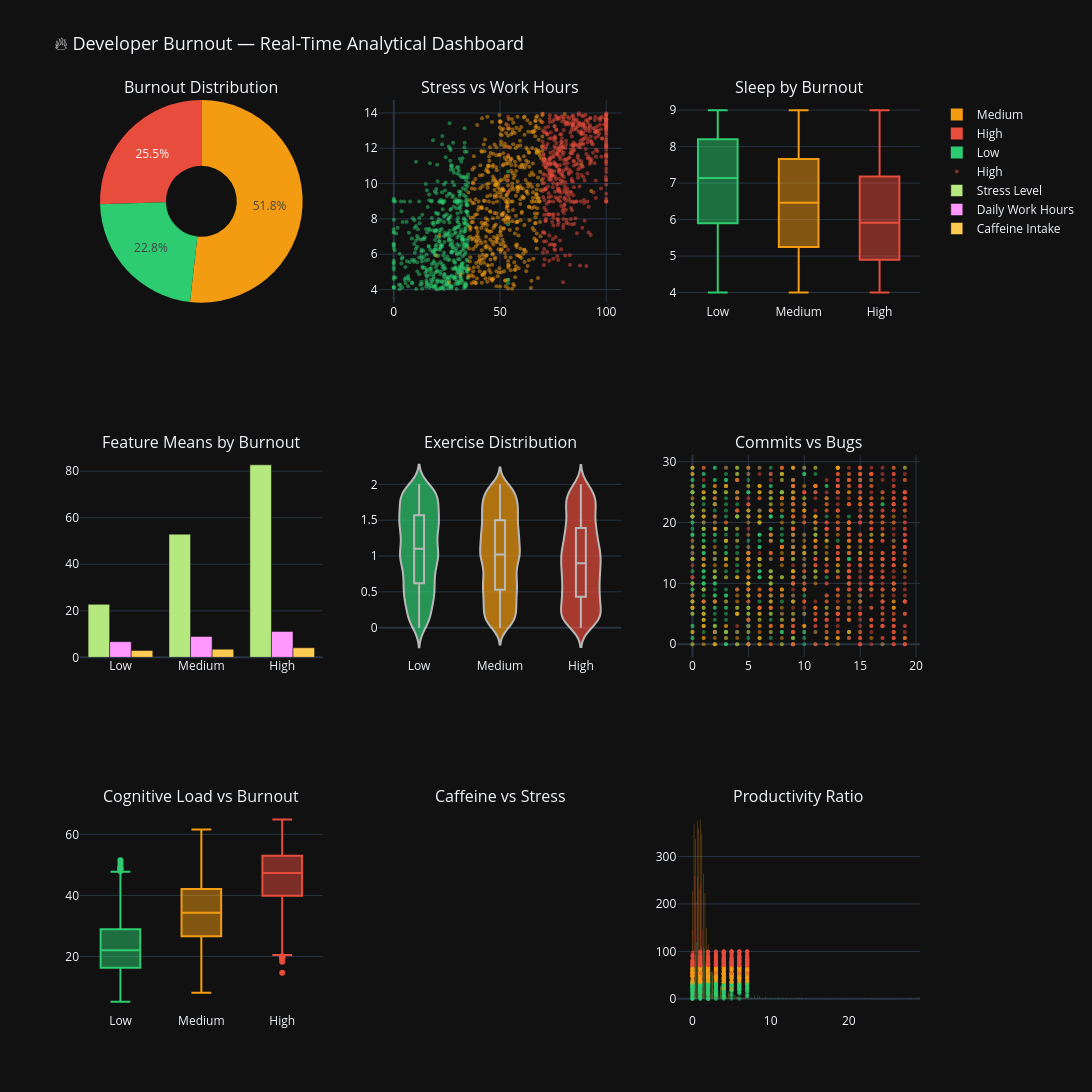

Source (notebook cell):
### Markdown cell above
## 7. Plotly Real-Time Analytical Dashboard

### Code cell
if PLOTLY_AVAILABLE:
    color_map = {'Low': '#2ecc71', 'Medium': '#f39c12', 'High': '#e74c3c'}
    counts = df['burnout_level'].value_counts().reindex(BURNOUT_ORDER)
    grp = df.groupby('burnout_level')[[
        'stress_level','daily_work_hours','sleep_hours',
        'exercise_hours','caffeine_intake'
    ]].mean().reindex(BURNOUT_ORDER)

    fig_dash = make_subplots(
        rows=3, cols=3,
        subplot_titles=[
            'Burnout Distribution', 'Stress vs Work Hours', 'Sleep by Burnout',
            'Feature Means by Burnout', 'Exercise Distribution', 'Commits vs Bugs',
            'Cognitive Load vs Burnout', 'Caffeine vs Stress', 'Productivity Ratio'
        ],
        specs=[
            [{'type':'pie'}, {'type':'scatter'}, {'type':'box'}],
            [{'type':'bar'},  {'type':'violin'},  {'type':'scatter'}],
            [{'type':'box'},  {'type':'scatter'}, {'type':'histogram'}]
        ]
    )

    fig_dash.add_trace(go.Pie(
        labels=BURNOUT_ORDER, values=counts.values,
        marker_colors=[color_map[l] for l in BURNOUT_ORDER],
        hole=0.35, name=''
    ), row=1, col=1)

    for level in BURNOUT_ORDER:
        sub = df[df['burnout_level'] == level].sample(min(500, len(df)), random_state=7)
        fig_dash.add_trace(go.Scatter(
            x=sub['stress_level'], y=sub['daily_work_hours'],
            mode='markers', name=level, marker=dict(color=color_map[level], size=4, opacity=0.5),
            showlegend=(level == 'High')
        ), row=1, col=2)

    for level in BURNOUT_ORDER:
        fig_dash.add_trace(go.Box(
            y=df[df['burnout_level'] == level]['sleep_hours'],
            name=level, marker_color=color_map[level], showlegend=False
        ), row=1, col=3)

    for metric in ['stress_level', 'daily_work_hours', 'caffeine_intake']:
        fig_dash.add_trace(go.Bar(
            x=BURNOUT_ORDER, y=grp[metric], name=metric.replace('_',' ').title()
        ), row=2, col=1)

    for level in BURNOUT_ORDER:
        fig_dash.add_trace(go.Violin(
            y=df[df['burnout_level'] == level]['exercise_hours'],
            name=level, fillcolor=color_map[level], line_color='white',
            opacity=0.7, showlegend=False, box_visible=True
        ), row=2, col=2)

    for level in BURNOUT_ORDER:
        sub = df[df['burnout_level'] == level].sample(min(500, len(df)), random_state=8)
        fig_dash.add_trace(go.Scatter(
            x=sub['bugs_per_day'], y=sub['commits_per_day'],
            mode='markers', name=level,
            marker=dict(color=color_map[level], size=4, opacity=0.5),
            showlegend=False
        ), row=2, col=3)

    for level in BURNOUT_ORDER:
        fig_dash.add_trace(go.Box(
            y=df[df['burnout_level'] == level]['cognitive_load'],
            name=level, marker_color=color_map[level], showlegend=False
        ), row=3, col=1)

    for level in BURNOUT_ORDER:
        sub = df[df['burnout_level'] == level].sample(min(400, len(df)), random_state=9)
        fig_dash.add_trace(go.Scatter(
            x=sub['caffeine_intake'], y=sub['stress_level'],
            mode='markers', name=level,
            marker=dict(color=color_map[level], size=4, opacity=0.5),
            showlegend=False
        ), row=3, col=3)

    for level in BURNOUT_ORDER:
        fig_dash.add_trace(go.Histogram(
            x=df[df['burnout_level'] == level]['productivity_ratio'],
            name=level, opacity=0.6,
            marker_color=color_map[level], showlegend=False
        ), row=3, col=3)

    fig_dash.update_layout(
        height=1100, width=1300,
        title_text='🔥 Developer Burnout — Real-Time Analytical Dashboard',
        title_font_size=18,
        template='plotly_dark',
        showlegend=True,
        barmode='group'
    )
    fig_dash.show()
    fig_dash.write_html('dashboard.html')
    print('Dashboard saved to: dashboard.html')
else:
    print('Plotly not available — install with: pip install plotly')

### Figure 1 — Plotly figure (JSON) as saved in the notebook; plotly's stock layout.template omitted (floating-point values rounded to 4 significant figures; data arrays with more than 128 entries replaced by an {"elided": "..."} marker saying what was removed)
{"data": [{"domain": {"x": [0, 0.2889], "y": [0.7778, 1]}, "hole": 0.35, "labels": ["Low", "Medium", "High"], "marker": {"colors": ["#2ecc71", "#f39c12", "#e74c3c"]}, "name": "", "type": "pie", "values": [1593, 3625, 1782]}, {"marker": {"color": "#2ecc71", "opacity": 0.5, "size": 4}, "mode": "markers", "name": "Low", "showlegend": false, "type": "scatter", "x": {"elided": "500 float values"}, "xaxis": "x", "y": {"elided": "500 float values"}, "yaxis": "y"}, {"marker": {"color": "#f39c12", "opacity": 0.5, "size": 4}, "mode": "markers", "name": "Medium", "showlegend": false, "type": "scatter", "x": {"elided": "500 float values"}, "xaxis": "x", "y": {"elided": "500 float values"}, "yaxis": "y"}, {"marker": {"color": "#e74c3c", "opacity": 0.5, "size": 4}, "mode": "markers", "name": "High", "showlegend": true, "type": "scatter", "x": {"elided": "500 float values"}, "xaxis": "x", "y": {"elided": "500 float values"}, "yaxis": "y"}, {"marker": {"color": "#2ecc71"}, "name": "Low", "showlegend": false, "type": "box", "xaxis": "x2", "y": {"elided": "1593 float values"}, "yaxis": "y2"}, {"marker": {"color": "#f39c12"}, "name": "Medium", "showlegend": false, "type": "box", "xaxis": "x2", "y": {"elided": "3625 float values"}, "yaxis": "y2"}, {"marker": {"color": "#e74c3c"}, "name": "High", "showlegend": false, "type": "box", "xaxis": "x2", "y": {"elided": "1782 float values"}, "yaxis": "y2"}, {"name": "Stress Level", "type": "bar", "x": ["Low", "Medium", "High"], "xaxis": "x3", "y": [22.77, 52.93, 82.75], "yaxis": "y3"}, {"name": "Daily Work Hours", "type": "bar", "x": ["Low", "Medium", "High"], "xaxis": "x3", "y": [6.742, 8.948, 11.13], "yaxis": "y3"}, {"name": "Caffeine Intake", "type": "bar", "x": ["Low", "Medium", "High"], "xaxis": "x3", "y": [2.965, 3.529, 4.116], "yaxis": "y3"}, {"box": {"visible": true}, "fillcolor": "#2ecc71", "line": {"color": "white"}, "name": "Low", "opacity": 0.7, "showlegend": false, "type": "violin", "xaxis": "x4", "y": {"elided": "1593 float values"}, "yaxis": "y4"}, {"box": {"visible": true}, "fillcolor": "#f39c12", "line": {"color": "white"}, "name": "Medium", "opacity": 0.7, "showlegend": false, "type": "violin", "xaxis": "x4", "y": {"elided": "3625 float values"}, "yaxis": "y4"}, {"box": {"visible": true}, "fillcolor": "#e74c3c", "line": {"color": "white"}, "name": "High", "opacity": 0.7, "showlegend": false, "type": "violin", "xaxis": "x4", "y": {"elided": "1782 float values"}, "yaxis": "y4"}, {"marker": {"color": "#2ecc71", "opacity": 0.5, "size": 4}, "mode": "markers", "name": "Low", "showlegend": false, "type": "scatter", "x": {"elided": "500 float values"}, "xaxis": "x5", "y": {"elided": "500 float values"}, "yaxis": "y5"}, {"marker": {"color": "#f39c12", "opacity": 0.5, "size": 4}, "mode": "markers", "name": "Medium", "showlegend": false, "type": "scatter", "x": {"elided": "500 float values"}, "xaxis": "x5", "y": {"elided": "500 float values"}, "yaxis": "y5"}, {"marker": {"color": "#e74c3c", "opacity": 0.5, "size": 4}, "mode": "markers", "name": "High", "showlegend": false, "type": "scatter", "x": {"elided": "500 float values"}, "xaxis": "x5", "y": {"elided": "500 float values"}, "yaxis": "y5"}, {"marker": {"color": "#2ecc71"}, "name": "Low", "showlegend": false, "type": "box", "xaxis": "x6", "y": {"elided": "1593 float values"}, "yaxis": "y6"}, {"marker": {"color": "#f39c12"}, "name": "Medium", "showlegend": false, "type": "box", "xaxis": "x6", "y": {"elided": "3625 float values"}, "yaxis": "y6"}, {"marker": {"color": "#e74c3c"}, "name": "High", "showlegend": false, "type": "box", "xaxis": "x6", "y": {"elided": "1782 float values"}, "yaxis": "y6"}, {"marker": {"color": "#2ecc71", "opacity": 0.5, "size": 4}, "mode": "markers", "name": "Low", "showlegend": false, "type": "scatter", "x": {"elided": "400 float values"}, "xaxis": "x8", "y": {"elided": "400 float values"}, "yaxis": "y8"}, {"marker": {"color": "#f39c12", "opacity": 0.5, "size": 4}, "mode": "markers", "name": "Medium", "showlegend": false, "type": "scatter", "x": {"elided": "400 float values"}, "xaxis": "x8", "y": {"elided": "400 float values"}, "yaxis": "y8"}, {"marker": {"color": "#e74c3c", "opacity": 0.5, "size": 4}, "mode": "markers", "name": "High", "showlegend": false, "type": "scatter", "x": {"elided": "400 float values"}, "xaxis": "x8", "y": {"elided": "400 float values"}, "yaxis": "y8"}, {"marker": {"color": "#2ecc71"}, "name": "Low", "opacity": 0.6, "showlegend": false, "type": "histogram", "x": {"elided": "1593 float values"}, "xaxis": "x8", "yaxis": "y8"}, {"marker": {"color": "#f39c12"}, "name": "Medium", "opacity": 0.6, "showlegend": false, "type": "histogram", "x": {"elided": "3625 float values"}, "xaxis": "x8", "yaxis": "y8"}, {"marker": {"color": "#e74c3c"}, "name": "High", "opacity": 0.6, "showlegend": false, "type": "histogram", "x": {"elided": "1782 float values"}, "xaxis": "x8", "yaxis": "y8"}], "layout": {"annotations": [{"font": {"size": 16}, "showarrow": false, "text": "Burnout Distribution", "x": 0.1444, "xanchor": "center", "xref": "paper", "y": 1, "yanchor": "bottom", "yref": "paper"}, {"font": {"size": 16}, "showarrow": false, "text": "Stress vs Work Hours", "x": 0.5, "xanchor": "center", "xref": "paper", "y": 1, "yanchor": "bottom", "yref": "paper"}, {"font": {"size": 16}, "showarrow": false, "text": "Sleep by Burnout", "x": 0.8556, "xanchor": "center", "xref": "paper", "y": 1, "yanchor": "bottom", "yref": "paper"}, {"font": {"size": 16}, "showarrow": false, "text": "Feature Means by Burnout", "x": 0.1444, "xanchor": "center", "xref": "paper", "y": 0.6111, "yanchor": "bottom", "yref": "paper"}, {"font": {"size": 16}, "showarrow": false, "text": "Exercise Distribution", "x": 0.5, "xanchor": "center", "xref": "paper", "y": 0.6111, "yanchor": "bottom", "yref": "paper"}, {"font": {"size": 16}, "showarrow": false, "text": "Commits vs Bugs", "x": 0.8556, "xanchor": "center", "xref": "paper", "y": 0.6111, "yanchor": "bottom", "yref": "paper"}, {"font": {"size": 16}, "showarrow": false, "text": "Cognitive Load vs Burnout", "x": 0.1444, "xanchor": "center", "xref": "paper", "y": 0.2222, "yanchor": "bottom", "yref": "paper"}, {"font": {"size": 16}, "showarrow": false, "text": "Caffeine vs Stress", "x": 0.5, "xanchor": "center", "xref": "paper", "y": 0.2222, "yanchor": "bottom", "yref": "paper"}, {"font": {"size": 16}, "showarrow": false, "text": "Productivity Ratio", "x": 0.8556, "xanchor": "center", "xref": "paper", "y": 0.2222, "yanchor": "bottom", "yref": "paper"}], "barmode": "group", "height": 1100, "showlegend": true, "title": {"font": {"size": 18}, "text": "🔥 Developer Burnout — Real-Time Analytical Dashboard"}, "width": 1300, "xaxis": {"anchor": "y", "domain": [0.3556, 0.6444]}, "xaxis2": {"anchor": "y2", "domain": [0.7111, 1]}, "xaxis3": {"anchor": "y3", "domain": [0, 0.2889]}, "xaxis4": {"anchor": "y4", "domain": [0.3556, 0.6444]}, "xaxis5": {"anchor": "y5", "domain": [0.7111, 1]}, "xaxis6": {"anchor": "y6", "domain": [0, 0.2889]}, "xaxis7": {"anchor": "y7", "domain": [0.3556, 0.6444]}, "xaxis8": {"anchor": "y8", "domain": [0.7111, 1]}, "yaxis": {"anchor": "x", "domain": [0.7778, 1]}, "yaxis2": {"anchor": "x2", "domain": [0.7778, 1]}, "yaxis3": {"anchor": "x3", "domain": [0.3889, 0.6111]}, "yaxis4": {"anchor": "x4", "domain": [0.3889, 0.6111]}, "yaxis5": {"anchor": "x5", "domain": [0.3889, 0.6111]}, "yaxis6": {"anchor": "x6", "domain": [0, 0.2222]}, "yaxis7": {"anchor": "x7", "domain": [0, 0.2222]}, "yaxis8": {"anchor": "x8", "domain": [0, 0.2222]}}}
